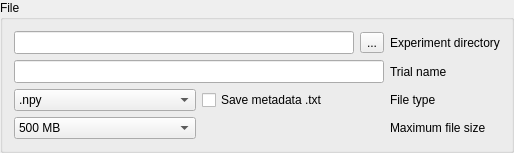
<?xml version="1.0" encoding="UTF-8"?>
<ui version="4.0">
 <class>FileGroupBox</class>
 <widget class="QGroupBox" name="FileGroupBox">
  <property name="geometry">
   <rect>
    <x>0</x>
    <y>0</y>
    <width>501</width>
    <height>139</height>
   </rect>
  </property>
  <property name="sizePolicy">
   <sizepolicy hsizetype="Maximum" vsizetype="Preferred">
    <horstretch>1</horstretch>
    <verstretch>0</verstretch>
   </sizepolicy>
  </property>
  <property name="title">
   <string>File</string>
  </property>
  <property name="flat">
   <bool>false</bool>
  </property>
  <layout class="QGridLayout" name="gridFile" columnstretch="0">
   <item row="0" column="0">
    <layout class="QGridLayout" name="gridLayout">
     <property name="sizeConstraint">
      <enum>QLayout::SetMinimumSize</enum>
     </property>
     <item row="3" column="0">
      <widget class="QComboBox" name="comboFileSize">
       <property name="toolTip">
        <string>New files will be created as the recording continues such that the maximum file is this size. Each file will be given the suffix _00N identifying the Nth chunk</string>
       </property>
       <property name="currentIndex">
        <number>0</number>
       </property>
       <item>
        <property name="text">
         <string>500 MB</string>
        </property>
       </item>
       <item>
        <property name="text">
         <string>1 GB</string>
        </property>
       </item>
       <item>
        <property name="text">
         <string>2 GB</string>
        </property>
       </item>
       <item>
        <property name="text">
         <string>4 GB</string>
        </property>
       </item>
       <item>
        <property name="text">
         <string>8 GB</string>
        </property>
       </item>
       <item>
        <property name="text">
         <string>16 GB</string>
        </property>
       </item>
      </widget>
     </item>
     <item row="0" column="2">
      <widget class="QLabel" name="labelDirectory">
       <property name="sizePolicy">
        <sizepolicy hsizetype="Minimum" vsizetype="Preferred">
         <horstretch>0</horstretch>
         <verstretch>0</verstretch>
        </sizepolicy>
       </property>
       <property name="toolTip">
        <string>The directory where the recordings will be saved</string>
       </property>
       <property name="text">
        <string>Experiment directory</string>
       </property>
      </widget>
     </item>
     <item row="2" column="0">
      <widget class="QComboBox" name="comboFileType">
       <property name="toolTip">
        <string>The file type of saved recordings</string>
       </property>
       <item>
        <property name="text">
         <string>.npy</string>
        </property>
       </item>
       <item>
        <property name="text">
         <string>.mat</string>
        </property>
       </item>
      </widget>
     </item>
     <item row="3" column="2">
      <widget class="QLabel" name="labelMaxFileSize">
       <property name="toolTip">
        <string>New files will be created as the recording continues such that the maximum file is this size. Each file will be given the suffix _00N identifying the Nth chunk</string>
       </property>
       <property name="text">
        <string>Maximum file size</string>
       </property>
      </widget>
     </item>
     <item row="1" column="2">
      <widget class="QLabel" name="labelFileName">
       <property name="sizePolicy">
        <sizepolicy hsizetype="Minimum" vsizetype="Preferred">
         <horstretch>0</horstretch>
         <verstretch>0</verstretch>
        </sizepolicy>
       </property>
       <property name="toolTip">
        <string>The name of the file(s) that will be saved during this acquisition session</string>
       </property>
       <property name="text">
        <string>Trial name</string>
       </property>
      </widget>
     </item>
     <item row="2" column="2">
      <widget class="QLabel" name="labelFileType">
       <property name="toolTip">
        <string>The file type of saved recordings</string>
       </property>
       <property name="text">
        <string>File type</string>
       </property>
      </widget>
     </item>
     <item row="2" column="1">
      <widget class="QCheckBox" name="checkMetadata">
       <property name="text">
        <string>Save metadata .txt</string>
       </property>
      </widget>
     </item>
     <item row="1" column="0" colspan="2">
      <widget class="QLineEdit" name="lineFileName">
       <property name="sizePolicy">
        <sizepolicy hsizetype="Expanding" vsizetype="Fixed">
         <horstretch>1</horstretch>
         <verstretch>0</verstretch>
        </sizepolicy>
       </property>
       <property name="minimumSize">
        <size>
         <width>340</width>
         <height>0</height>
        </size>
       </property>
       <property name="baseSize">
        <size>
         <width>0</width>
         <height>0</height>
        </size>
       </property>
       <property name="font">
        <font>
         <family>Courier</family>
        </font>
       </property>
       <property name="toolTip">
        <string>The name of the file(s) that will be saved during this acquisition session</string>
       </property>
      </widget>
     </item>
     <item row="0" column="0" colspan="2">
      <layout class="QGridLayout" name="gridExp" rowstretch="1" columnstretch="0,0">
       <property name="sizeConstraint">
        <enum>QLayout::SetMinimumSize</enum>
       </property>
       <item row="0" column="0">
        <widget class="QLineEdit" name="lineDirectory">
         <property name="sizePolicy">
          <sizepolicy hsizetype="Expanding" vsizetype="Fixed">
           <horstretch>1</horstretch>
           <verstretch>0</verstretch>
          </sizepolicy>
         </property>
         <property name="minimumSize">
          <size>
           <width>340</width>
           <height>0</height>
          </size>
         </property>
         <property name="baseSize">
          <size>
           <width>126</width>
           <height>0</height>
          </size>
         </property>
         <property name="font">
          <font>
           <family>Courier</family>
          </font>
         </property>
         <property name="cursor">
          <cursorShape>IBeamCursor</cursorShape>
         </property>
         <property name="toolTip">
          <string>The directory where the recordings will be saved</string>
         </property>
         <property name="clearButtonEnabled">
          <bool>false</bool>
         </property>
        </widget>
       </item>
       <item row="0" column="1">
        <widget class="QToolButton" name="buttonBrowse">
         <property name="toolTip">
          <string>The directory where the recordings will be saved</string>
         </property>
         <property name="text">
          <string>...</string>
         </property>
        </widget>
       </item>
      </layout>
     </item>
    </layout>
   </item>
  </layout>
 </widget>
 <resources/>
 <connections/>
</ui>
